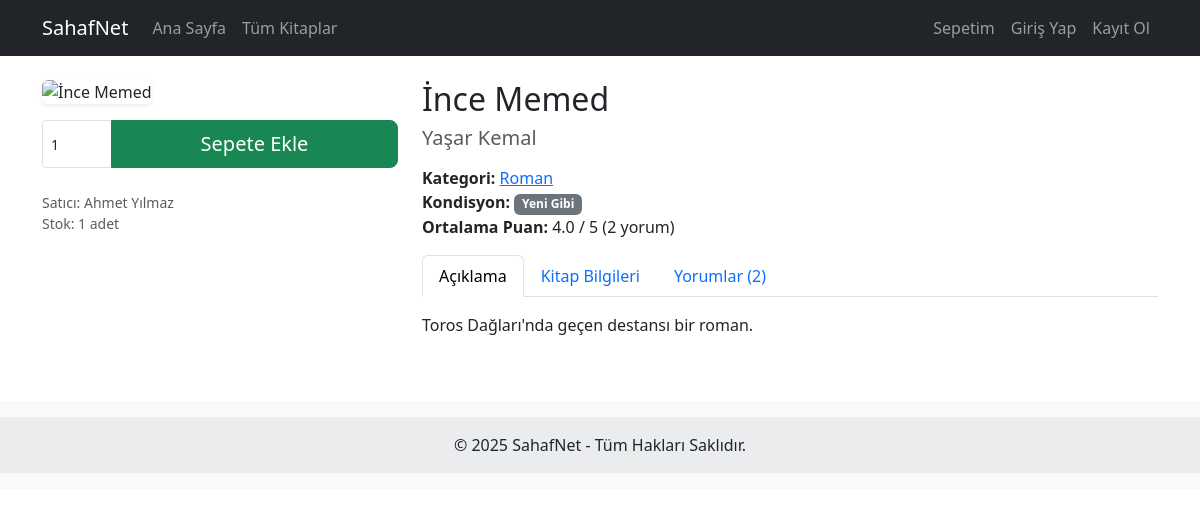
The page /kitap_detay.php?id=1 on the database its author committed.
### tables this page shows
CREATE TABLE `kitaplar` (
  `KitapID` int NOT NULL,
  `SatıcıKullaniciID` int NOT NULL,
  `KategoriID` int NOT NULL,
  `KitapAdi` varchar(255) NOT NULL,
  `YazarAdi` varchar(255) NOT NULL,
  `ISBN` varchar(20) DEFAULT NULL,
  `YayinEvi` varchar(100) DEFAULT NULL,
  `BaskiYili` int DEFAULT NULL,
  `SayfaSayisi` int DEFAULT NULL,
  `Kondisyon` varchar(50) NOT NULL,
  `Aciklama` text,
  `Fiyat` decimal(10,2) NOT NULL,
  `StokAdedi` int NOT NULL DEFAULT '1',
  `ListelemeTarihi` timestamp NULL DEFAULT CURRENT_TIMESTAMP,
  `GuncellemeTarihi` timestamp NULL DEFAULT NULL ON UPDATE CURRENT_TIMESTAMP,
  `Durum` varchar(50) NOT NULL DEFAULT 'Satışta',
  `KapakFotografiURL` varchar(500) DEFAULT NULL
);

CREATE TABLE `kategoriler` (
  `KategoriID` int NOT NULL,
  `KategoriAdi` varchar(100) NOT NULL,
  `Aciklama` text
);

### kitap_detay.php (the view, shortened to what this page needs)
<?php
require_once 'includes/header.php';
$kitap_id = null;
if (isset($_GET['id']) && is_numeric($_GET['id'])) {
    $kitap_id = intval($_GET['id']);
} else {
    $_SESSION['error_message'] = "Geçersiz kitap ID'si belirtildi.";
    header("Location: " . $base_url . "index.php");
    exit();
}
$kitap_detay = null;
$satici_bilgileri = null;
$kategori_adi = null;
try {
    $stmt_kitap = $db->prepare("CALL sp_KitapGetirByID(:p_KitapID)");
    $stmt_kitap->bindParam(':p_KitapID', $kitap_id, PDO::PARAM_INT);
    $stmt_kitap->execute();
    $kitap_detay = $stmt_kitap->fetch();
    if ($kitap_detay) {
        $satici_bilgileri = $kitap_detay['SaticiAdi'];
        $kategori_adi = $kitap_detay['KategoriAdi'];
    } else {
        $_SESSION['error_message'] = "Aradığınız kitap bulunamadı veya şu anda mevcut değil.";
        header("Location: " . $base_url . "index.php");
        exit();
    }
} catch (PDOException $e) {
    error_log("Kitap detay sayfası - Kitap çekme hatası: " . $e->getMessage());
    $_SESSION['error_message'] = "Kitap bilgileri yüklenirken bir sorun oluştu.";
    header("Location: " . $base_url . "index.php");
    exit();
}
$yorumlar = [];
try {
    $stmt_yorumlar = $db->prepare("CALL sp_KitapYorumlariniGetir(:p_KitapID)");
    $stmt_yorumlar->bindParam(':p_KitapID', $kitap_id, PDO::PARAM_INT);
    $stmt_yorumlar->execute();
    $yorumlar = $stmt_yorumlar->fetchAll();
} catch (PDOException $e) {
    error_log("Kitap detay sayfası - Yorumları çekme hatası: " . $e->getMessage());
}
$ortalama_puan = 0;
if (count($yorumlar) > 0) {
    $toplam_puan_sum = 0;
    foreach($yorumlar as $y) {
        $toplam_puan_sum += $y['Puan'];
    }
    $ortalama_puan = $toplam_puan_sum / count($yorumlar);
}
?>
<div class="row mb-5">
    <div class="col-md-4">
        <?php
            $kapak_gorseli = $base_url . 'images/placeholder_kapak.png';
        ?>
        <img src="<?php echo $kapak_gorseli; ?>" class="img-fluid rounded shadow-sm mb-3" alt="<?php echo htmlspecialchars($kitap_detay['KitapAdi']); ?>" style="max-height: 500px; object-fit: contain;">
      <div class="d-grid gap-2">
             <?php if ($kitap_detay['StokAdedi'] > 0 && $kitap_detay['Durum'] == 'Satışta'): ?>
                <form action="<?php echo htmlspecialchars($base_url . 'sepet_islemleri.php'); ?>" method="POST">
                    <div class="input-group mb-3">
                        <input type="number" name="adet" class="form-control form-control-sm" value="1" min="1" max="<?php echo $kitap_detay['StokAdedi']; ?>" style="max-width: 70px;">
                        <button class="btn btn-success btn-lg flex-grow-1" type="submit">
                             Sepete Ekle
                        </button>
                    </div>
                </form>
             <?php elseif ($kitap_detay['Durum'] == 'Satıldı'): ?>
                <button class="btn btn-danger btn-lg" type="button" disabled>Bu Kitap Satıldı</button>
             <?php else: ?>
                <button class="btn btn-warning btn-lg" type="button" disabled>Şu An Satışta Değil</button>
            <?php endif; ?>
        </div>
        <small class="text-muted d-block mt-2">Satıcı: <?php echo htmlspecialchars($satici_bilgileri ?: 'Bilinmiyor'); ?></small>
        <small class="text-muted d-block">Stok: <?php echo $kitap_detay['StokAdedi'] > 0 ? htmlspecialchars($kitap_detay['StokAdedi']) . ' adet' : 'Tükendi'; ?></small>
    </div>
    <div class="col-md-8">
        <h2><?php echo htmlspecialchars($kitap_detay['KitapAdi']); ?></h2>
        <h5 class="text-muted mb-3"><?php echo htmlspecialchars($kitap_detay['YazarAdi']); ?></h5>
        <div class="mb-3">
            <strong>Kategori:</strong> <a href="<?php echo htmlspecialchars($base_url . 'kitaplar.php?kategori_id=' . $kitap_detay['KategoriID']); ?>"><?php echo htmlspecialchars($kategori_adi ?: 'Belirtilmemiş'); ?></a> <br>
            <strong>Kondisyon:</strong> <span class="badge bg-secondary"><?php echo htmlspecialchars($kitap_detay['Kondisyon']); ?></span> <br>
            <?php if ($ortalama_puan > 0): ?>
                 <strong>Ortalama Puan:</strong> <?php echo number_format($ortalama_puan, 1); ?> / 5 (<?php echo count($yorumlar); ?> yorum)
            <?php else: ?>
                 <strong>Puan:</strong> Henüz yorum yapılmamış.
            <?php endif; ?>
        </div>
        <ul class="nav nav-tabs mb-3" id="kitapDetayTab" role="tablist">
            <li class="nav-item" role="presentation">
                <button class="nav-link active" id="aciklama-tab" data-bs-toggle="tab" data-bs-target="#aciklama-tab-pane" type="button" role="tab" aria-controls="aciklama-tab-pane" aria-selected="true">Açıklama</button>
            </li>
            <li class="nav-item" role="presentation">
                <button class="nav-link" id="detaylar-tab" data-bs-toggle="tab" data-bs-target="#detaylar-tab-pane" type="button" role="tab" aria-controls="detaylar-tab-pane" aria-selected="false">Kitap Bilgileri</button>
            </li>
            <li class="nav-item" role="presentation">
                <button class="nav-link" id="yorumlar-tab" data-bs-toggle="tab" data-bs-target="#yorumlar-tab-pane" type="button" role="tab" aria-controls="yorumlar-tab-pane" aria-selected="false">Yorumlar (<?php echo count($yorumlar); ?>)</button>
            </li>
        </ul>
        <div class="tab-content" id="kitapDetayTabContent">
            <div class="tab-pane fade show active" id="aciklama-tab-pane" role="tabpanel" aria-labelledby="aciklama-tab" tabindex="0">
                <p><?php echo nl2br(htmlspecialchars($kitap_detay['Aciklama'] ?: 'Bu kitap için bir açıklama girilmemiştir.')); ?></p>
            </div>
        </div>
    </div>
</div>
<?php
require_once 'includes/footer.php';
?>

### css/style.css (style rules this page uses)
body { padding-bottom: 100px; }

### rows shown on the page
kitaplar: adet "1", StokAdedi "1", KitapAdi "İnce Memed", YazarAdi "Yaşar Kemal", KategoriID.KategoriAdi "Roman", Kondisyon "Yeni Gibi", Aciklama "Toros Dağları'nda geçen destansı bir roman."

### other values the page prints
$satici_bilgileri ?: 'Bilinmiyor' "Ahmet Yılmaz"
$ortalama_puan "4.0"
count($yorumlar) "2"
